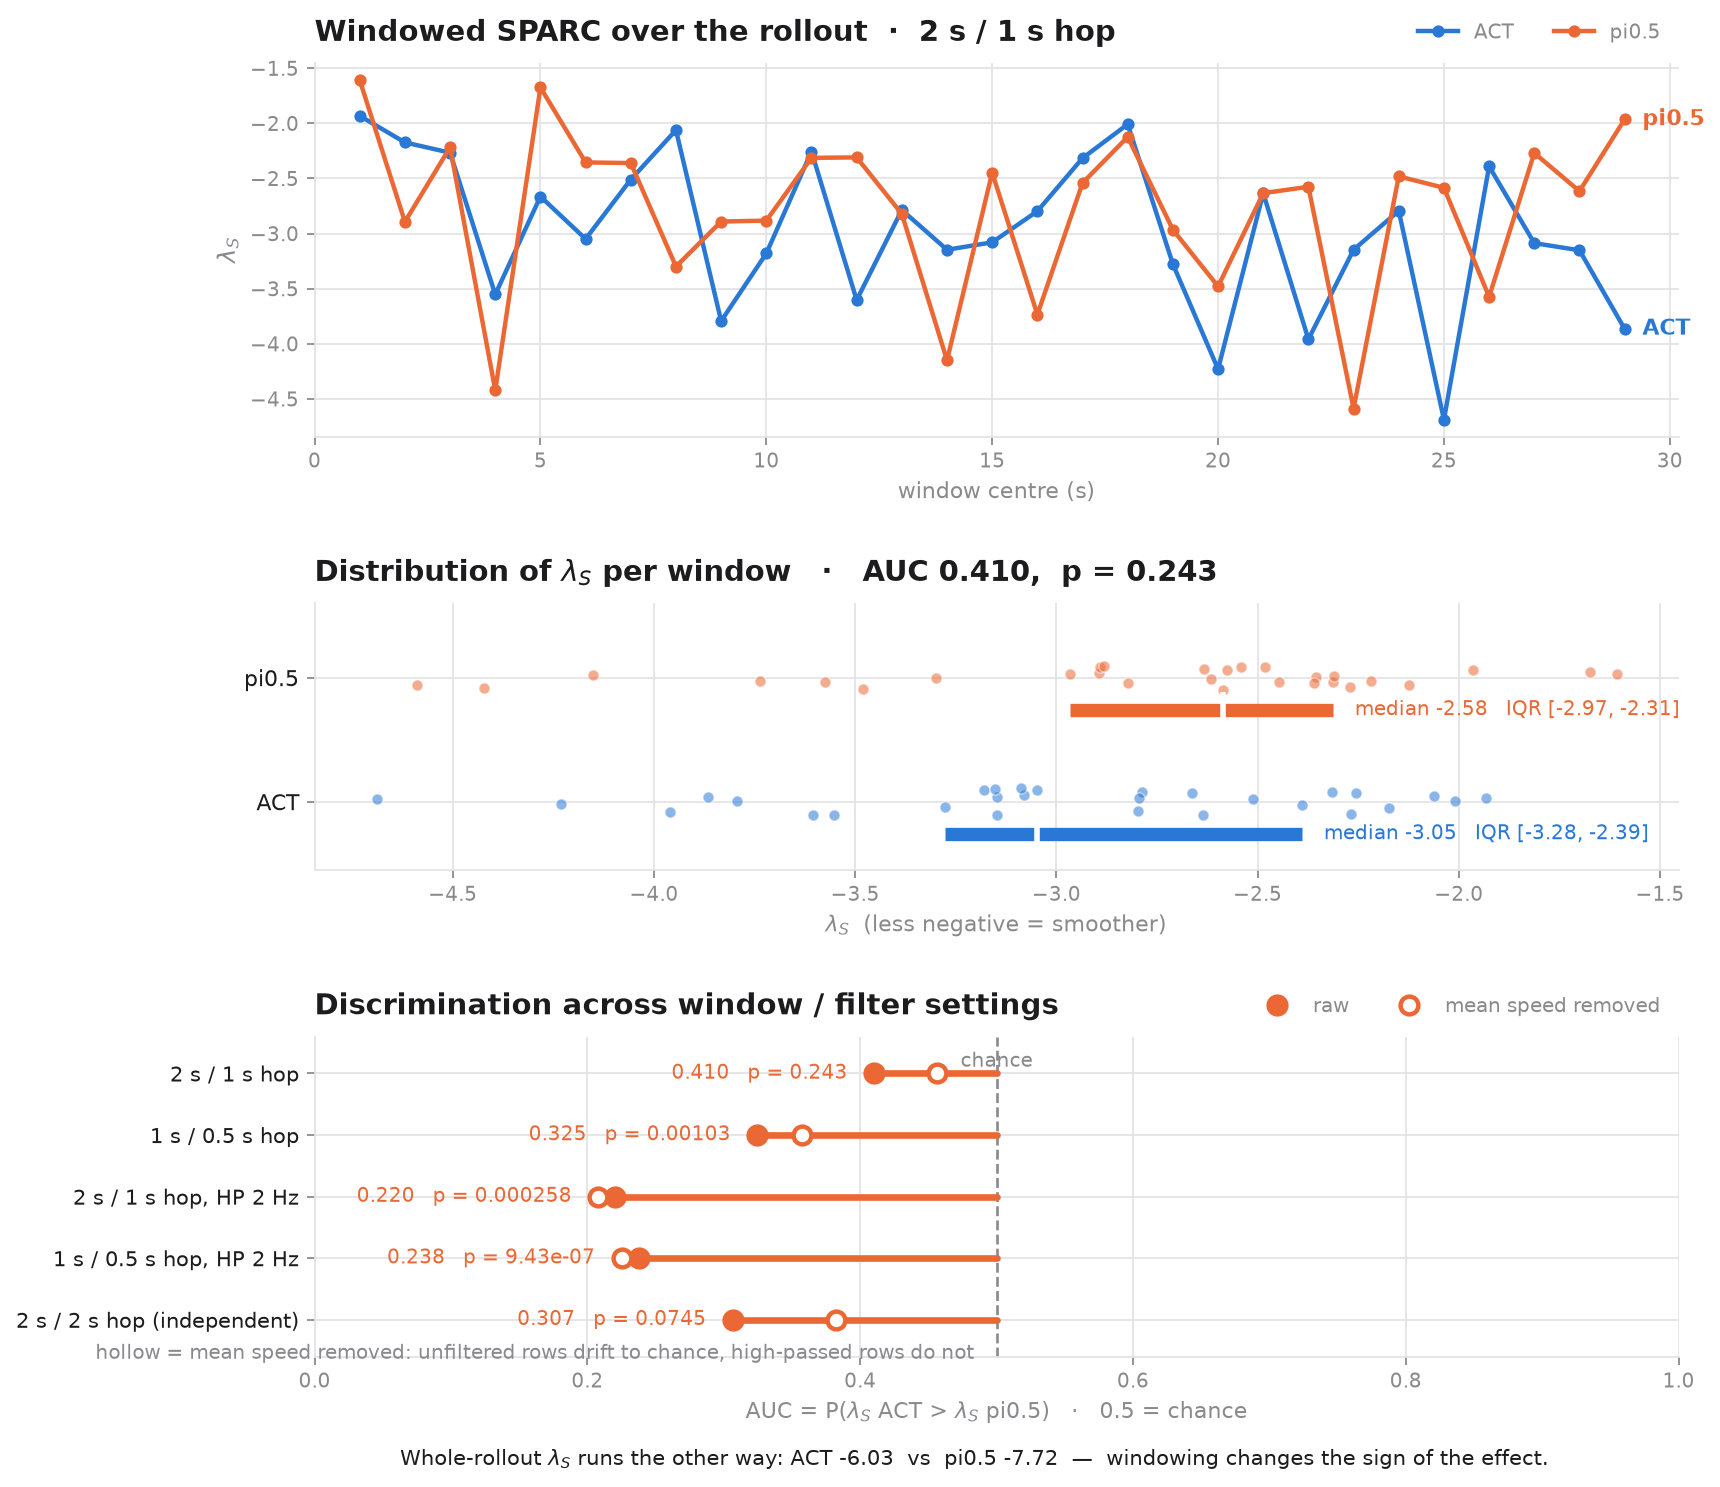

Write the Python code that produced this figure.
"""Steps 4-5 — windowed SPARC per policy, then compare the distributions.

The speed never returns to zero, so rest-to-rest segmentation is impossible.
Instead lambda_S is computed on sliding windows and the two policies are
compared as distributions: median, IQR, Mann-Whitney U, and U converted to
AUC = P(lambda_S(ACT) > lambda_S(pi0.5)).

Several window/filter configurations are run, because a long window on a
continuous stream measures the task rhythm rather than the dither.
"""

from pathlib import Path

import numpy as np
import matplotlib

matplotlib.use("Agg")
import matplotlib.pyplot as plt
from scipy.signal import butter, filtfilt
from scipy.stats import mannwhitneyu

from rollout import load_speed
from sparc import sparc

HERE = Path(__file__).resolve().parent
DATA = HERE / "recorded trajectories"
OUT = HERE / "sparc_compare.png"

RUNS = {"ACT": DATA / "record_run1.csv", "pi0.5": DATA / "record_pi05_run1.csv"}
COLOR = {"ACT": "#2a78d6", "pi0.5": "#eb6834"}

INK, MUTED, GRID = "#1c1c1e", "#8a8a8e", "#e3e3e6"


def windows(speed, fs, width_s, hop_s):
    """Start indices and slices for sliding windows."""
    w, h = int(round(width_s * fs)), int(round(hop_s * fs))
    return [(i, speed[i : i + w]) for i in range(0, speed.size - w + 1, h)]


def highpass(speed, fs, fc=2.0, order=4):
    b, a = butter(order, fc, btype="high", fs=fs)
    return filtfilt(b, a, speed)


def lam_series(speed, fs, width_s, hop_s):
    return np.array([sparc(seg, fs) for _, seg in windows(speed, fs, width_s, hop_s)])


def mean_speed_series(speed, fs, width_s, hop_s):
    return np.array([np.abs(seg).mean() for _, seg in windows(speed, fs, width_s, hop_s)])


def residualise(lam, mu):
    """lambda_S with the window's mean speed regressed out (pooled fit)."""
    Z = np.column_stack([np.ones(mu.size), mu])
    return lam - Z @ np.linalg.lstsq(Z, lam, rcond=None)[0]


def compare(a, b):
    """Mann-Whitney U on ACT vs pi0.5, plus U as an AUC."""
    u, p = mannwhitneyu(a, b, alternative="two-sided")
    return u, p, u / (a.size * b.size)


# ------------------------------------------------------------------ load
runs = {k: load_speed(v) for k, v in RUNS.items()}
for k, r in runs.items():
    print(f"{k:6s} {r.speed.size} samples @ {r.fs:.2f} Hz  ({r.t[-1]:.1f} s)")

# ------------------------------------------------- the configurations to try
CONFIGS = [
    ("2 s / 1 s hop", 2.0, 1.0, False),
    ("1 s / 0.5 s hop", 1.0, 0.5, False),
    ("2 s / 1 s hop, HP 2 Hz", 2.0, 1.0, True),
    ("1 s / 0.5 s hop, HP 2 Hz", 1.0, 0.5, True),
    ("2 s / 2 s hop (independent)", 2.0, 2.0, False),
]

signals = {
    (k, False): r.speed for k, r in runs.items()
} | {
    (k, True): highpass(r.speed, r.fs) for k, r in runs.items()
}

results = []
print(f"\n{'configuration':30s} {'n':>7s}  {'median ACT':>11s} {'IQR':>12s}"
      f"  {'median pi0.5':>13s} {'IQR':>12s}   {'p':>8s} {'AUC':>6s} {'AUC|speed':>10s}")
for name, width, hop, hp in CONFIGS:
    lam = {k: lam_series(signals[(k, hp)], runs[k].fs, width, hop) for k in RUNS}
    mu = {k: mean_speed_series(signals[(k, hp)], runs[k].fs, width, hop) for k in RUNS}
    a, b = lam["ACT"], lam["pi0.5"]
    u, p, auc = compare(a, b)

    # the same test on lambda_S with window mean speed regressed out
    res = residualise(np.hstack([a, b]), np.hstack([mu["ACT"], mu["pi0.5"]]))
    _, p_r, auc_r = compare(res[: a.size], res[a.size :])

    q = {k: np.percentile(v, [25, 50, 75]) for k, v in lam.items()}
    results.append(dict(name=name, width=width, hop=hop, hp=hp, lam=lam,
                        u=u, p=p, auc=auc, auc_r=auc_r, p_r=p_r))
    print(f"{name:30s} {a.size:3d}/{b.size:<3d}  {q['ACT'][1]:11.3f} "
          f"[{q['ACT'][0]:5.2f},{q['ACT'][2]:5.2f}]  {q['pi0.5'][1]:13.3f} "
          f"[{q['pi0.5'][0]:5.2f},{q['pi0.5'][2]:5.2f}]   {p:8.4f} {auc:6.3f} "
          f"{auc_r:10.3f}")

print("\nAUC = P(lambda_S(ACT) > lambda_S(pi0.5)); 0.5 is chance, >0.5 means ACT")
print("scores smoother. AUC|speed repeats the test after regressing the window's")
print("mean speed out of lambda_S: the unfiltered rows move toward chance (pi0.5")
print("simply moves faster), while the high-passed rows are unaffected by it.")
print("Overlapping windows share data, so p is anticonservative; the last row uses")
print("non-overlapping windows as the honest check.")

# ------------------------------------------------------------------- plot
primary = results[0]
fig = plt.figure(figsize=(11, 10.5))
gs = fig.add_gridspec(3, 1, height_ratios=[1.05, 0.75, 0.9], hspace=0.52)
ax1, ax2, ax3 = (fig.add_subplot(gs[i]) for i in range(3))
fig.patch.set_facecolor("white")

for ax in (ax1, ax2, ax3):
    ax.set_facecolor("white")
    ax.grid(True, color=GRID, lw=0.8)
    ax.set_axisbelow(True)
    for s in ("top", "right"):
        ax.spines[s].set_visible(False)
    for s in ("left", "bottom"):
        ax.spines[s].set_color(GRID)
    ax.tick_params(colors=MUTED, labelsize=9)

# 1 — lambda_S over time, both policies
for k in RUNS:
    lam = primary["lam"][k]
    tw = np.arange(lam.size) * primary["hop"] + primary["width"] / 2
    ax1.plot(tw, lam, color=COLOR[k], lw=2.0, marker="o", ms=4.5, label=k)
    ax1.annotate(k, (tw[-1], lam[-1]), textcoords="offset points", xytext=(8, 0),
                 va="center", fontsize=10, color=COLOR[k], fontweight="bold")
ax1.set_title(f"Windowed SPARC over the rollout  ·  {primary['name']}",
              color=INK, fontsize=13, fontweight="600", loc="left", pad=10)
ax1.set_xlabel("window centre (s)", color=MUTED, fontsize=10)
ax1.set_ylabel("$\\lambda_S$", color=MUTED, fontsize=11)
ax1.legend(frameon=False, loc="lower right", bbox_to_anchor=(1.0, 1.005),
           fontsize=9, ncol=2, labelcolor=MUTED)
ax1.set_xlim(0, max(r.t[-1] for r in runs.values()))

# 2 — the two distributions
rng = np.random.default_rng(0)
for row, k in enumerate(RUNS):
    lam = primary["lam"][k]
    y = row + rng.uniform(-0.11, 0.11, lam.size)
    ax2.plot(lam, y, "o", ms=5, color=COLOR[k], alpha=0.55, mec="white", mew=0.6)
    q1, med, q3 = np.percentile(lam, [25, 50, 75])
    ax2.plot([q1, q3], [row - 0.26] * 2, color=COLOR[k], lw=6, solid_capstyle="butt")
    ax2.plot([med], [row - 0.26], "|", ms=16, mew=2.5, color="white")
    ax2.annotate(f"median {med:.2f}   IQR [{q1:.2f}, {q3:.2f}]",
                 (q3, row - 0.26), textcoords="offset points", xytext=(10, 0),
                 va="center", fontsize=9, color=COLOR[k])
ax2.set_yticks(range(len(RUNS)))
ax2.set_yticklabels(list(RUNS), color=INK, fontsize=10)
ax2.set_ylim(-0.55, len(RUNS) - 0.4)
ax2.set_title(
    f"Distribution of $\\lambda_S$ per window   ·   "
    f"AUC {primary['auc']:.3f},  p = {primary['p']:.3f}",
    color=INK, fontsize=13, fontweight="600", loc="left", pad=10)
ax2.set_xlabel("$\\lambda_S$  (less negative = smoother)", color=MUTED, fontsize=10)

# 3 — AUC across configurations
names = [r["name"] for r in results]
aucs = [r["auc"] for r in results]
ypos = np.arange(len(results))[::-1]
ax3.axvline(0.5, color=MUTED, lw=1.2, ls="--", zorder=1)
for y, r in zip(ypos, results):
    c = COLOR["ACT"] if r["auc"] >= 0.5 else COLOR["pi0.5"]
    ax3.plot([0.5, r["auc"]], [y, y], color=c, lw=3, solid_capstyle="round", zorder=2)
    ax3.plot([r["auc"]], [y], "o", ms=9, color=c, zorder=3,
             label="raw" if y == ypos[0] else None)
    ax3.plot([r["auc_r"]], [y], "o", ms=8, mfc="white", mec=c, mew=2, zorder=4,
             label="mean speed removed" if y == ypos[0] else None)
    ax3.annotate(f"{r['auc']:.3f}   p = {r['p']:.3g}",
                 (min(r["auc"], r["auc_r"]), y), textcoords="offset points",
                 xytext=(-12, 0), ha="right", va="center", fontsize=9, color=c)
ax3.legend(frameon=False, loc="lower right", bbox_to_anchor=(1.0, 1.005),
           fontsize=9, ncol=2, labelcolor=MUTED)
ax3.set_yticks(ypos)
ax3.set_yticklabels(names, color=INK, fontsize=9.5)
ax3.set_xlim(0, 1)
ax3.set_ylim(-0.6, len(results) - 0.4)
ax3.set_title("Discrimination across window / filter settings",
              color=INK, fontsize=13, fontweight="600", loc="left", pad=10)
ax3.set_xlabel("AUC = P($\\lambda_S$ ACT > $\\lambda_S$ pi0.5)   ·   0.5 = chance",
               color=MUTED, fontsize=10)
ax3.annotate("chance", (0.5, len(results) - 0.5), textcoords="offset points",
             xytext=(0, -4), ha="center", va="top", fontsize=9, color=MUTED)
ax3.annotate("hollow = mean speed removed: unfiltered rows drift to chance, high-passed rows do not",
             (0.5, -0.55), textcoords="offset points", xytext=(-10, 0),
             ha="right", va="center", fontsize=9, color=MUTED)

full = {k: sparc(r.speed, r.fs) for k, r in runs.items()}
fig.text(
    0.5, 0.045,
    f"Whole-rollout $\\lambda_S$ runs the other way: ACT {full['ACT']:.2f}  vs  "
    f"pi0.5 {full['pi0.5']:.2f}  —  windowing changes the sign of the effect.",
    ha="center", fontsize=9.5, color=INK,
)

fig.savefig(OUT, dpi=160, bbox_inches="tight", facecolor="white")
print(f"\nwrote {OUT}")
